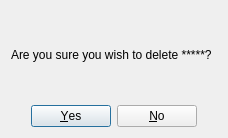
<?xml version="1.0" encoding="UTF-8"?>
<ui version="4.0">
 <class>Dialog</class>
 <widget class="QDialog" name="Dialog">
  <property name="geometry">
   <rect>
    <x>0</x>
    <y>0</y>
    <width>228</width>
    <height>138</height>
   </rect>
  </property>
  <property name="windowTitle">
   <string>Dialog</string>
  </property>
  <layout class="QVBoxLayout" name="verticalLayout">
   <item>
    <widget class="QLabel" name="lblDialogAlert">
     <property name="text">
      <string>Are you sure you wish to delete *****?</string>
     </property>
    </widget>
   </item>
   <item>
    <widget class="QDialogButtonBox" name="dlgBtnYesNo">
     <property name="orientation">
      <enum>Qt::Horizontal</enum>
     </property>
     <property name="standardButtons">
      <set>QDialogButtonBox::No|QDialogButtonBox::Yes</set>
     </property>
     <property name="centerButtons">
      <bool>true</bool>
     </property>
    </widget>
   </item>
  </layout>
 </widget>
 <resources/>
 <connections>
  <connection>
   <sender>dlgBtnYesNo</sender>
   <signal>accepted()</signal>
   <receiver>Dialog</receiver>
   <slot>accept()</slot>
   <hints>
    <hint type="sourcelabel">
     <x>248</x>
     <y>254</y>
    </hint>
    <hint type="destinationlabel">
     <x>157</x>
     <y>274</y>
    </hint>
   </hints>
  </connection>
  <connection>
   <sender>dlgBtnYesNo</sender>
   <signal>rejected()</signal>
   <receiver>Dialog</receiver>
   <slot>reject()</slot>
   <hints>
    <hint type="sourcelabel">
     <x>316</x>
     <y>260</y>
    </hint>
    <hint type="destinationlabel">
     <x>286</x>
     <y>274</y>
    </hint>
   </hints>
  </connection>
 </connections>
</ui>
